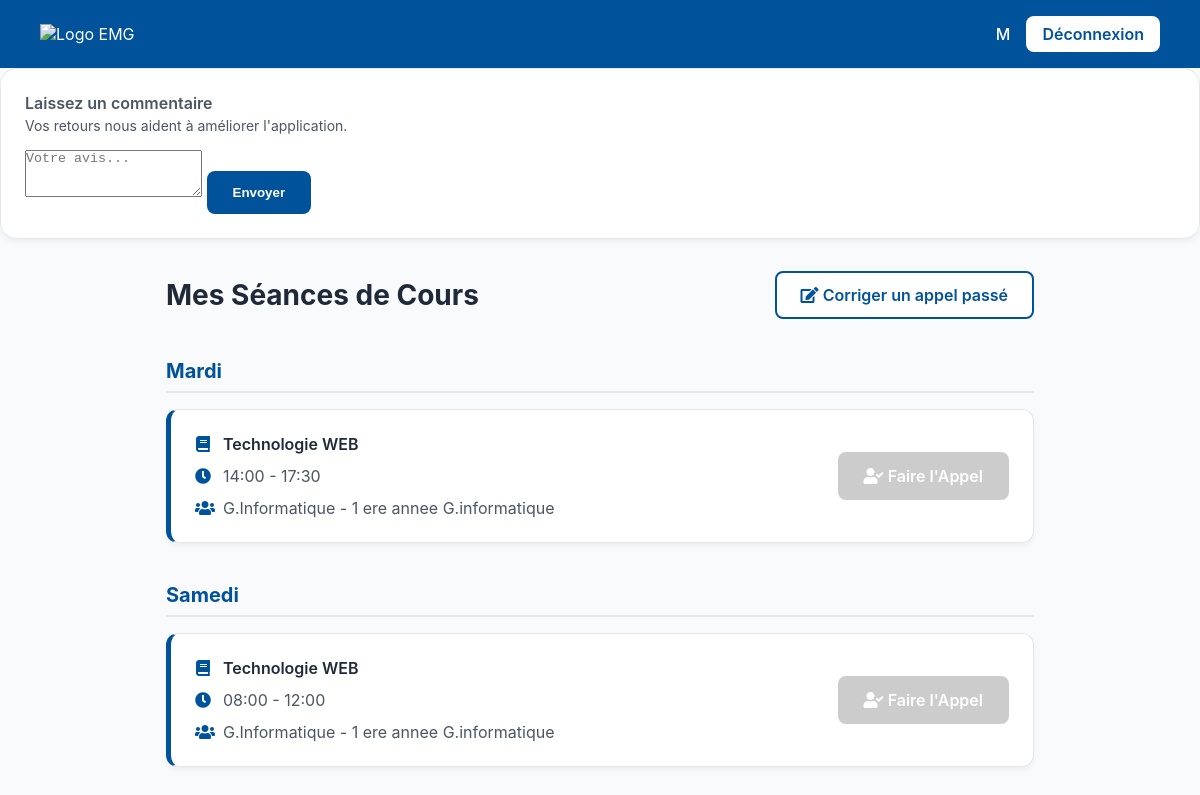
The app's page /dashboard.php (signed in), older data.
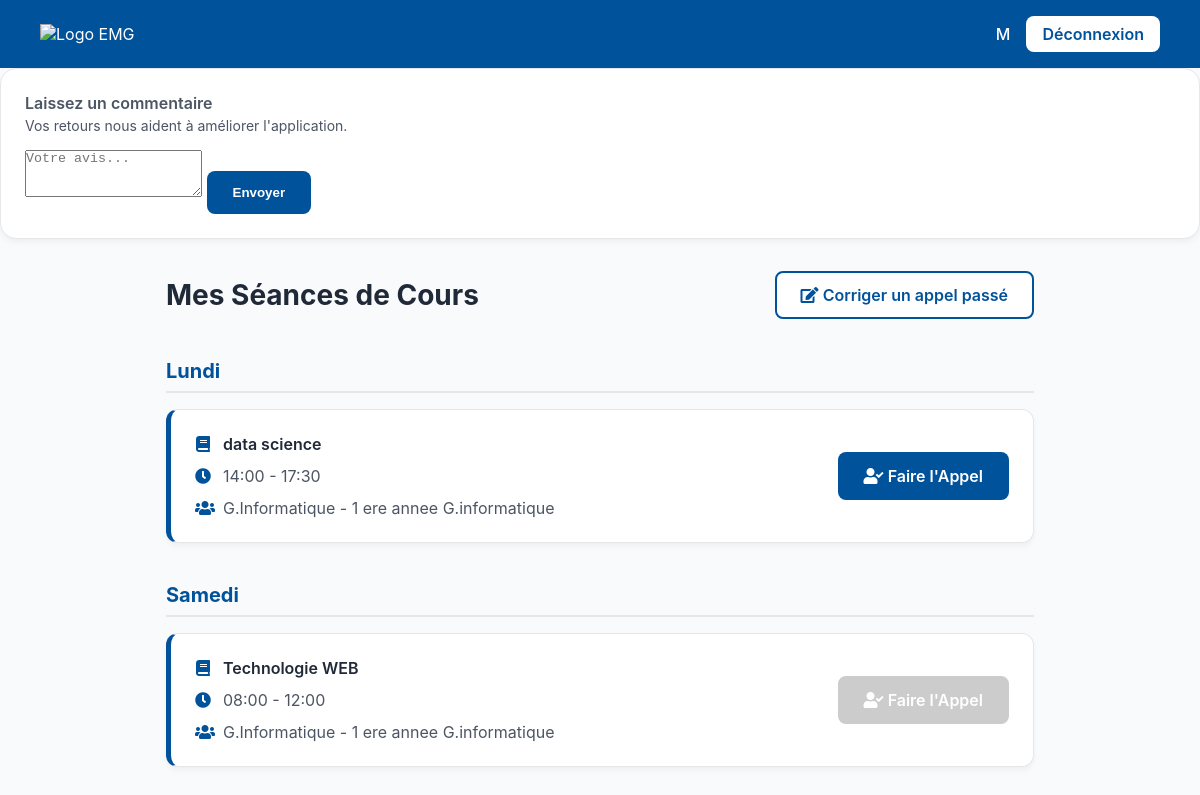
The same page, newer data.
### tables this page shows
CREATE TABLE `timetable` (
  `timetable_id` int(11) NOT NULL,
  `group_id` int(11) DEFAULT NULL,
  `module_id` int(11) DEFAULT NULL,
  `teacher_id` int(11) DEFAULT NULL,
  `day_of_week` enum('Monday','Tuesday','Wednesday','Thursday','Friday','Saturday','Sunday') NOT NULL,
  `start_time` time NOT NULL,
  `end_time` time NOT NULL,
  `is_active` tinyint(1) NOT NULL DEFAULT 1 COMMENT '1 = Actif, 0 = Annulé/Supprimé'
);

CREATE TABLE `modules` (
  `module_id` int(11) NOT NULL,
  `module_name` varchar(100) NOT NULL,
  `class_id` int(11) DEFAULT NULL
);

CREATE TABLE `classes` (
  `class_id` int(11) NOT NULL,
  `class_name` varchar(100) NOT NULL
);

CREATE TABLE `groups` (
  `group_id` int(11) NOT NULL,
  `group_name` varchar(100) NOT NULL,
  `class_id` int(11) DEFAULT NULL
);

### dashboard.php (the view, shortened to what this page needs)
<?php
include 'db_connect.php';
$is_admin = ($_SESSION['role'] === 'admin');
if ($is_admin) {
    $total_absent_query = $conn->query("SELECT COUNT(*) as count FROM attendance WHERE status = 'Absent'");
    $total_absent = $total_absent_query->fetch_assoc()['count'];
    $total_records_query = $conn->query("SELECT COUNT(*) as count FROM attendance");
    $total_records = $total_records_query->fetch_assoc()['count'];
    $absence_percentage = ($total_records > 0) ? round(($total_absent / $total_records) * 100) : 0;
    $top_classes_query = $conn->query("SELECT c.class_name, COUNT(a.attendance_id) as absence_count FROM attendance a JOIN students s ON a.student_id = s.student_id JOIN `groups` g ON s.group_id = g.group_id JOIN classes c ON g.class_id = c.class_id WHERE a.status = 'Absent' GROUP BY c.class_id ORDER BY absence_count DESC LIMIT 5");
    $top_classes_labels = []; $top_classes_data = [];
    while ($row = $top_classes_query->fetch_assoc()) {
        $top_classes_labels[] = $row['class_name'];
        $top_classes_data[] = $row['absence_count'];
    }
    $last_7_days_query = $conn->query("SELECT DATE(attendance_date) as day, COUNT(*) as daily_absences FROM attendance WHERE status = 'Absent' AND attendance_date >= CURDATE() - INTERVAL 6 DAY GROUP BY day ORDER BY day ASC");
    $last_7_days_data_raw = [];
    while ($row = $last_7_days_query->fetch_assoc()) { $last_7_days_data_raw[$row['day']] = $row['daily_absences']; }
    $last_7_days_labels = []; $last_7_days_data = [];
    for ($i = 6; $i >= 0; $i--) {
        $date = date('Y-m-d', strtotime("-$i days"));
        $last_7_days_labels[] = date('D', strtotime($date));
        $last_7_days_data[] = $last_7_days_data_raw[$date] ?? 0;
    }
} else {
    $teacher_id = $_SESSION['teacher_id'];
    $timetable_query = $conn->prepare("SELECT tt.timetable_id, tt.day_of_week, tt.start_time, tt.end_time, m.module_name, c.class_name, g.group_name FROM timetable tt JOIN modules m ON tt.module_id=m.module_id JOIN `groups` g ON tt.group_id=g.group_id JOIN classes c ON g.class_id=c.class_id WHERE tt.teacher_id=? AND tt.is_active = 1 ORDER BY FIELD(tt.day_of_week, 'Monday', 'Tuesday', 'Wednesday', 'Thursday', 'Friday', 'Saturday'), tt.start_time");
    $timetable_query->bind_param("i", $teacher_id);
    $timetable_query->execute();
    $sessions = $timetable_query->get_result();
}
?>
<!DOCTYPE html>
<html lang="fr">
<head>
    <link rel="stylesheet" href="https://cdnjs.cloudflare.com/ajax/libs/font-awesome/5.15.4/css/all.min.css">
</head>
<body>
<?php if ($is_admin): ?>
    <header class="emg-header">
        <div class="logo"><img src="assets/logo-emg.png" alt="Logo EMG"></div>
        <nav class="admin-nav">
            <a href="manage_classes.php">Filières</a><a href="modules.php">Modules</a>
            <a href="manage_teachers.php">Professeurs</a><a href="students.php">Étudiants</a>
            <a href="timetable.php">Emploi du Temps</a><a href="report.php">Rapports</a>
        </nav>
        <div class="user-info">
            <span><?php echo htmlspecialchars($_SESSION['teacher_name']); ?></span>
            <a href="logout.php" class="btn-logout">Déconnexion</a>
        </div>
    </header>
    <main class="admin-container">
        <section class="hero-section"><h1>Tableau de Bord Administratif</h1><p>Vue d'ensemble des absences et de l'activité de l'établissement.</p></section>
        <section class="stats-grid">
            <div class="stat-card"><h3>Taux d'Absence Global</h3><div class="stat-value"><?php echo $absence_percentage; ?>%</div></div>
            <div class="stat-card"><h3>Filières les plus concernées</h3><canvas id="topClassesChart"></canvas></div>
            <div class="stat-card"><h3>Activité des 7 derniers jours</h3><canvas id="last7DaysChart"></canvas></div>
        </section>
    </main>
    <script>
    document.addEventListener('DOMContentLoaded', function() {
        if (document.getElementById('topClassesChart')) {
            const emgBlue = '#00529b';
            const topClassesCtx = document.getElementById('topClassesChart');
            new Chart(topClassesCtx, { type: 'bar', data: { labels: <?php echo json_encode($top_classes_labels); ?>, datasets: [{ label: 'Nombre d\'absences', data: <?php echo json_encode($top_classes_data); ?>, backgroundColor: emgBlue, borderRadius: 5 }] }, options: { responsive: true, plugins: { legend: { display: false } }, scales: { y: { beginAtZero: true } } } });
            const last7DaysCtx = document.getElementById('last7DaysChart');
            new Chart(last7DaysCtx, { type: 'line', data: { labels: <?php echo json_encode($last_7_days_labels); ?>, datasets: [{ label: 'Absences quotidiennes', data: <?php echo json_encode($last_7_days_data); ?>, fill: false, borderColor: emgBlue, tension: 0.1 }] }, options: { responsive: true, plugins: { legend: { display: false } }, scales: { y: { beginAtZero: true } } } });
        }
    });
    </script>
<?php else: ?>
    <header class="emg-header">
        <div class="logo"><img src="assets/logo-emg.png" alt="Logo EMG"></div>
        <div class="user-info">
            <span><?php echo htmlspecialchars($_SESSION['teacher_name']); ?></span>
            <a href="logout.php" class="btn-logout">Déconnexion</a>
        </div>
    </header>
        <section class="review-section">
            <div class="stat-card">
                <h3>Laissez un commentaire</h3>
                <p style="color:var(--text-medium); font-size: 14px; margin-top: 4px;">Vos retours nous aident à améliorer l'application.</p>
                <form action="submit_review.php" method="POST" style="margin-top: 1rem;">
                    <textarea name="comment" class="form-control" rows="3" placeholder="Votre avis..." required></textarea>
                    <button type="submit" class="btn btn-primary" style="margin-top: 1rem;">Envoyer</button>
                </form>
            </div>
        </section>
    <main class="page-container">
        <div class="page-header">
            <h1>Mes Séances de Cours</h1>
            <a href="select_correction.php" class="btn btn-secondary"><i class="fas fa-edit"></i> Corriger un appel passé</a>
        </div>
        <div class="sessions-list">
            <?php if ($sessions->num_rows > 0): ?>
                <?php
                $current_day = '';
                $days_fr = ['Monday'=>'Lundi', 'Tuesday'=>'Mardi', 'Wednesday'=>'Mercredi', 'Thursday'=>'Jeudi', 'Friday'=>'Vendredi', 'Saturday'=>'Samedi'];
                $days_map = ['Monday' => 1, 'Tuesday' => 2, 'Wednesday' => 3, 'Thursday' => 4, 'Friday' => 5, 'Saturday' => 6, 'Sunday' => 7];
                $current_day_numeric = date('N');
                while($session = $sessions->fetch_assoc()):
                    $session_day_numeric = $days_map[$session['day_of_week']];
                    $is_session_today = ($session_day_numeric == $current_day_numeric);
                    if ($current_day != $session['day_of_week']):
                        $current_day = $session['day_of_week'];
                        echo '<h2 class="day-header">' . $days_fr[$current_day] . '</h2>';
                    endif;
                ?>
                <div class="session-card">
                    <div class="session-info">
                        <div class="session-info-item session-module">
                            <i class="fas fa-book"></i>
                            <span><?php echo htmlspecialchars($session['module_name']); ?></span>
                        </div>
                        <div class="session-info-item">
                            <i class="fas fa-clock"></i>
                            <span><?php echo date('H:i', strtotime($session['start_time'])).' - '.date('H:i', strtotime($session['end_time'])); ?></span>
                        </div>
                        <div class="session-info-item">
                            <i class="fas fa-users"></i>
                            <span><?php echo htmlspecialchars($session['class_name'].' - '.$session['group_name']); ?></span>
                        </div>
                    </div>
                    <a href="teacher_view.php?session_id=<?php echo $session['timetable_id']; ?>" class="btn btn-primary" <?php if (!$is_session_today) echo 'disabled'; ?>><i class="fas fa-user-check"></i> Faire l'Appel</a>
                </div>
                <?php endwhile; ?>
            <?php else: ?>
                <div class="placeholder"><p>Aucune séance n'est programmée pour vous actuellement.</p></div>
            <?php endif; ?>
        </div>
    </main>
<?php endif; ?>
</body>
</html>

### dashboard.php (style rules this page uses)
:root { --emg-blue: #00529b; --emg-yellow: #ffd100; --text-light: #ffffff; --background-light: #f8fafc; --border-color: #e5e7eb; --text-dark: #1f2937; --text-medium: #4b5563; }
* { box-sizing: border-box; margin: 0; padding: 0; }
body { font-family: -apple-system, BlinkMacSystemFont, "Segoe UI", Roboto, Helvetica, Arial, sans-serif; background-color: var(--background-light); color: var(--text-dark); }
.emg-header { display: flex; justify-content: space-between; align-items: center; padding: 16px 40px; background-color: var(--emg-blue); color: var(--text-light); }
.emg-header .logo img { height: 40px; }
.emg-header .user-info { display: flex; align-items: center; gap: 16px; }
.emg-header .user-info span { font-weight: 500; }
.btn-logout { display: inline-block; padding: 8px 16px; background-color: var(--text-light); color: var(--emg-blue); text-decoration: none; border-radius: 8px; font-weight: 600; transition: background-color 0.2s, color 0.2s; }
.btn { padding: 0.75rem 1.5rem; border-radius: 8px; text-decoration: none; font-weight: 600; border: 2px solid transparent; transition: all 0.2s; cursor: pointer; }
.btn-primary { background-color: var(--emg-blue); color: var(--text-light); }
.btn-secondary { background-color: var(--text-light); color: var(--emg-blue); border-color: var(--emg-blue); }
.stat-card { background-color: #fff; padding: 24px; border-radius: 16px; border: 1px solid var(--border-color); box-shadow: 0 4px 6px -1px rgba(0,0,0,0.05); }
.stat-card h3 { font-size: 16px; font-weight: 600; color: var(--text-medium); }
.page-container { max-width: 900px; margin: 2rem auto; padding: 0 1rem; }
.page-header { display: flex; justify-content: space-between; align-items: center; margin-bottom: 2rem; }
.page-header h1 { font-size: 28px; font-weight: 700; }
.day-header { margin-top: 2.5rem; margin-bottom: 1rem; font-size: 20px; color: var(--emg-blue); border-bottom: 2px solid var(--border-color); padding-bottom: 0.5rem; }
.session-card { display: flex; justify-content: space-between; align-items: center; background-color: #fff; padding: 1.5rem; border-radius: 12px; box-shadow: 0 4px 6px -1px rgba(0,0,0,0.05); border: 1px solid var(--border-color); margin-bottom: 1rem; border-left: 5px solid var(--emg-blue); }
.session-info { display: flex; flex-direction: column; gap: 0.75rem; }
.session-info-item { display: flex; align-items: center; gap: 0.75rem; color: var(--text-medium); }
.session-info-item i { width: 16px; text-align: center; color: var(--emg-blue); }
.session-module { font-weight: 600; color: var(--text-dark); }
.btn-primary[disabled] { background-color: #ccc; cursor: not-allowed; border-color: #ccc; }

Row changes from the older to the newer data that the page shows:
no longer on this page (row edited): timetable: day_of_week "Mardi", module.module_name "Technologie WEB", start_time "14:00", end_time "17:30", classes.class_name "G.Informatique - 1 ere annee G.informatique"
added timetable: day_of_week "Lundi", module.module_name "data science", start_time "14:00", end_time "17:30", classes.class_name "G.Informatique - 1 ere annee G.informatique"
